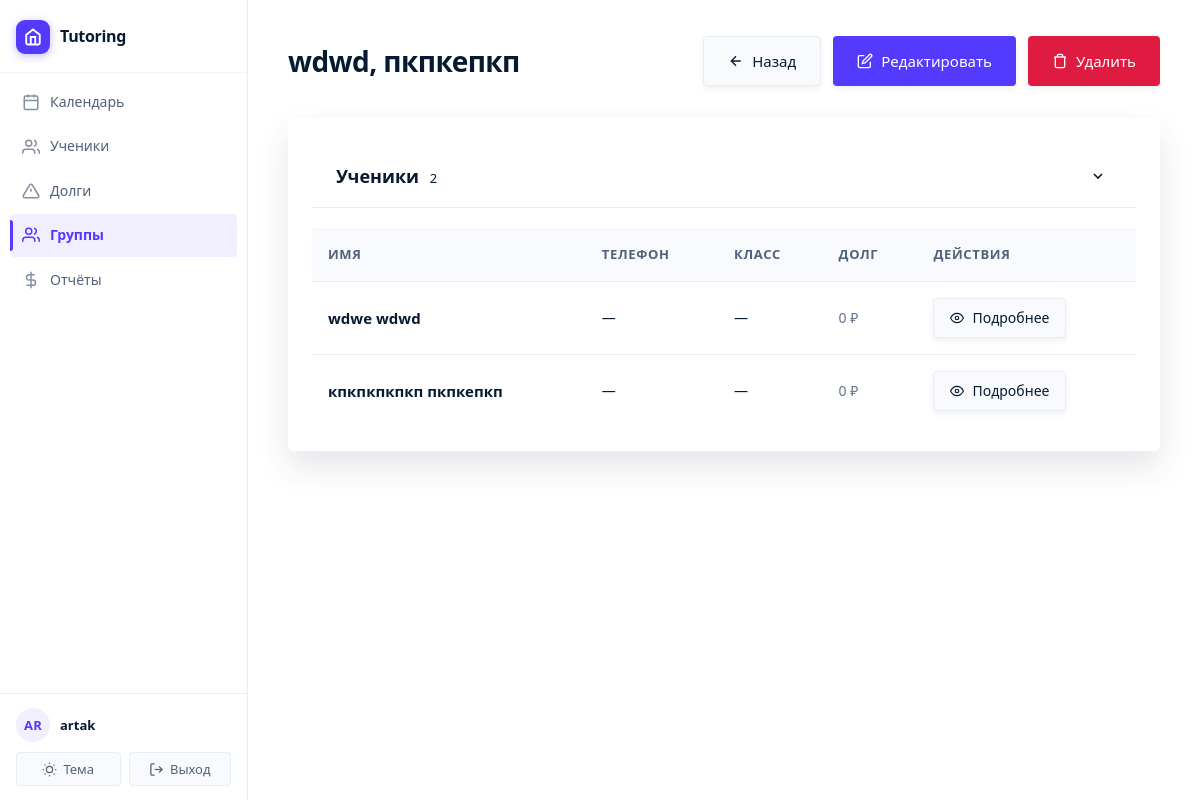
Page /group/3/ (signed in) on the committed database.
### main/models.py (models this page shows, shortened)
class StudentGroup(models.Model):
    tutor = models.ForeignKey(Tutor, on_delete=models.CASCADE, related_name='groups', verbose_name='Репетитор')
    name = models.CharField(max_length=200, verbose_name='Название группы')
    description = models.TextField(blank=True, verbose_name='Описание')
    created_at = models.DateTimeField(auto_now_add=True, verbose_name='Дата создания')
    updated_at = models.DateTimeField(auto_now=True, verbose_name='Дата обновления')
    is_active = models.BooleanField(default=True, verbose_name='Активна')
    class Meta:
        verbose_name = 'Группа учеников'
        verbose_name_plural = 'Группы учеников'
        ordering = ['name']

class Student(models.Model):
    tutor = models.ForeignKey(Tutor, on_delete=models.CASCADE, related_name='students', verbose_name='Репетитор')
    groups = models.ManyToManyField(StudentGroup, related_name='students', blank=True, verbose_name='Группы')
    first_name = models.CharField(max_length=100, verbose_name='Имя')
    last_name = models.CharField(max_length=100, verbose_name='Фамилия')
    phone = models.CharField(max_length=20, blank=True, null=True, verbose_name='Телефон')
    telegram = models.CharField(max_length=20, blank=True, null=True, verbose_name='Телеграм')
    created_at = models.DateTimeField(auto_now_add=True, verbose_name='Дата создания')
    updated_at = models.DateTimeField(auto_now=True, verbose_name='Дата обновления')
    grade = models.CharField(max_length=10, blank=True, null=True, verbose_name='Класс')
    notes = models.TextField(blank=True, verbose_name='Заметки')
    is_active = models.BooleanField(default=True, verbose_name='Активен')
    default_price = models.DecimalField(
        max_digits=10,
        decimal_places=2,
        null=True,
        blank=True,
        verbose_name='Цена по умолчанию'
    )
    prepaid_balance = models.DecimalField(
        max_digits=10,
        decimal_places=2,
        default=Decimal('0.00'),
        verbose_name='Баланс предоплаты'
    )
    class Meta:
        verbose_name = 'Ученик'
        verbose_name_plural = 'Ученики'
        ordering = ['last_name', 'first_name']
    def get_total_debt(self):
        total_debt = Decimal('0.00')
        for lesson in self.lessons.filter(status='scheduled'):
            if not lesson.attendances.exists():
                continue
            attendance = Attendance.objects.filter(lesson=lesson, student=self, status='present').first()
            if attendance:
                payment = Payment.objects.filter(lesson=lesson, student=self).first()
                if not payment and lesson.lesson_price > 0:
                    total_debt += lesson.lesson_price
        return total_debt

### main/views.py (the view)
# urls.py: path('group/<int:pk>/', views.group_detail, name='group_detail'),
@login_required
def group_detail(request, pk):
    tutor = get_tutor(request)
    if not tutor:
        messages.error(request, 'Профиль репетитора не найден.')
        return redirect('calendar')
    group = get_object_or_404(StudentGroup, pk=pk, tutor=tutor)
    students = group.students.filter(is_active=True).order_by('last_name', 'first_name')
    return render(request, 'main/group_detail.html', {
        'group': group,
        'students': students
    })

### main/views.py (called while the page is built)
def get_tutor(request):
    if request.user.is_authenticated:
        try:
            return request.user.tutor
        except Tutor.DoesNotExist:
            return None
    return None

### main/templates/main/group_detail.html (shortened to what this page needs)
{% extends 'main/base.html' %}
{% block content %}
<div class="page-header">
    <h1>{{ group.name }}</h1>
    <div class="page-actions">
        <a href="{% url 'group_list' %}" class="btn btn-secondary">
            <svg width="16" height="16" viewBox="0 0 24 24" fill="none" stroke="currentColor" stroke-width="2">
                <path d="M19 12H5M12 19l-7-7 7-7"/>
            </svg>
            Назад
        </a>
        <a href="{% url 'group_edit' group.pk %}" class="btn">
            <svg width="16" height="16" viewBox="0 0 24 24" fill="none" stroke="currentColor" stroke-width="2">
                <path d="M11 4H4a2 2 0 0 0-2 2v14a2 2 0 0 0 2 2h14a2 2 0 0 0 2-2v-7"/>
                <path d="M18.5 2.5a2.121 2.121 0 0 1 3 3L12 15l-4 1 1-4 9.5-9.5z"/>
            </svg>
            Редактировать
        </a>
        <a href="{% url 'group_delete' group.pk %}" class="btn btn-danger">
            <svg width="16" height="16" viewBox="0 0 24 24" fill="none" stroke="currentColor" stroke-width="2">
                <polyline points="3 6 5 6 21 6"/>
                <path d="M19 6v14a2 2 0 0 1-2 2H7a2 2 0 0 1-2-2V6m3 0V4a2 2 0 0 1 2-2h4a2 2 0 0 1 2 2v2"/>
            </svg>
            Удалить
        </a>
    </div>
</div>
<div class="card">
    <div class="card-header" data-collapsible="group-students">
        <h3 class="card-title">Ученики <span style="font-size:13px;font-weight:400;color:var(--text-muted);margin-left:6px;">{{ students.count }}</span></h3>
    </div>
    <div class="collapsible-body" id="group-students">
    {% if students %}
    <div class="table-responsive">
        <table>
            <thead>
                <tr>
                    <th>Имя</th>
                    <th class="mobile-hide">Телефон</th>
                    <th class="mobile-hide">Класс</th>
                    <th class="mobile-hide">Долг</th>
                    <th class="mobile-hide">Действия</th>
                </tr>
            </thead>
            <tbody>
                {% for student in students %}
                <tr>
                    <td>
                        <div class="student-name-mobile">
                            <a href="{% url 'student_detail' student.pk %}" class="student-link">
                                {{ student.last_name }} {{ student.first_name }}
                            </a>
                        </div>
                    </td>
                    <td class="mobile-hide">{{ student.phone|default:"—" }}</td>
                    <td class="mobile-hide">{{ student.grade|default:"—" }}</td>
                    <td class="mobile-hide">
                        {% with debt=student.get_total_debt %}
                            {% if debt > 0 %}
                                <span style="color: var(--danger); font-weight: 600;">{{ debt|floatformat:0 }} ₽</span>
                            {% else %}
                                <span style="color: var(--text-muted);">0 ₽</span>
                            {% endif %}
                        {% endwith %}
                    </td>
                    <td class="mobile-hide">
                        <a href="{% url 'student_detail' student.pk %}" class="btn btn-sm btn-secondary">
                            <svg width="14" height="14" viewBox="0 0 24 24" fill="none" stroke="currentColor" stroke-width="2">
                                <path d="M1 12s4-8 11-8 11 8 11 8-4 8-11 8-11-8-11-8z"/>
                                <circle cx="12" cy="12" r="3"/>
                            </svg>
                            Подробнее
                        </a>
                    </td>
                </tr>
                {% endfor %}
            </tbody>
        </table>
    </div>
    {% else %}
    <p style="text-align: center; color: var(--text-secondary); padding: 32px;">В группе нет учеников</p>
    {% endif %}
    </div>
</div>
{% endblock %}

### main/templates/main/base.html (shortened to what this page needs)
{% load static %}
<!DOCTYPE html>
<html lang="ru">
<head>
    <link rel="stylesheet" href="{% static 'css/main.css' %}">
</head>
<body>
    <div class="app-layout">
        <aside class="sidebar" id="sidebar">
            <div class="sidebar-header">
                <a href="{% url 'calendar' %}" class="sidebar-logo">
                    <div class="sidebar-logo-mark">
                        <svg viewBox="0 0 24 24" fill="none" stroke="currentColor" stroke-width="2.5">
                            <path d="M3 9l9-7 9 7v11a2 2 0 0 1-2 2H5a2 2 0 0 1-2-2z"/>
                            <polyline points="9 22 9 12 15 12 15 22"/>
                        </svg>
                    </div>
                    <span class="sidebar-logo-text">Tutoring</span>
                </a>
            </div>
            <div class="sidebar-main">
                {% if user.is_authenticated %}
                    <nav class="sidebar-nav">
                        <a href="{% url 'calendar' %}" {% if request.resolver_match.url_name == 'calendar' %}class="active"{% endif %}>
                            <svg viewBox="0 0 24 24" fill="none" stroke="currentColor" stroke-width="2">
                                <rect x="3" y="4" width="18" height="18" rx="2" ry="2"/>
                                <line x1="16" y1="2" x2="16" y2="6"/>
                                <line x1="8" y1="2" x2="8" y2="6"/>
                                <line x1="3" y1="10" x2="21" y2="10"/>
                            </svg>
                            <span>Календарь</span>
                        </a>
                        <a href="{% url 'student_list' %}" >
                            <svg viewBox="0 0 24 24" fill="none" stroke="currentColor" stroke-width="2">
                                <path d="M17 21v-2a4 4 0 0 0-4-4H5a4 4 0 0 0-4 4v2"/>
                                <circle cx="9" cy="7" r="4"/>
                                <path d="M23 21v-2a4 4 0 0 0-3-3.87M16 3.13a4 4 0 0 1 0 7.75"/>
                            </svg>
                            <span>Ученики</span>
                        </a>
                        <a href="{% url 'students_debt_list' %}" {% if request.resolver_match.url_name == 'students_debt_list' %}class="active"{% endif %}>
                            <svg viewBox="0 0 24 24" fill="none" stroke="currentColor" stroke-width="2">
                                <path d="M10.29 3.86L1.82 18a2 2 0 0 0 1.71 3h16.94a2 2 0 0 0 1.71-3L13.71 3.86a2 2 0 0 0-3.42 0z"/>
                                <line x1="12" y1="9" x2="12" y2="13"/>
                                <line x1="12" y1="17" x2="12.01" y2="17"/>
                            </svg>
                            <span>Долги</span>
                        </a>
                        <a href="{% url 'group_list' %}" {% if 'group' in request.resolver_match.url_name %}class="active"{% endif %}>
                            <svg viewBox="0 0 24 24" fill="none" stroke="currentColor" stroke-width="2">
                                <path d="M17 21v-2a4 4 0 0 0-4-4H5a4 4 0 0 0-4 4v2"/>
                                <circle cx="9" cy="7" r="4"/>
                                <path d="M23 21v-2a4 4 0 0 0-3-3.87"/>
                                <path d="M16 3.13a4 4 0 0 1 0 7.75"/>
                            </svg>
                            <span>Группы</span>
                        </a>
                        <a href="{% url 'profit_report' %}" {% if request.resolver_match.url_name == 'profit_report' %}class="active"{% endif %}>
                            <svg viewBox="0 0 24 24" fill="none" stroke="currentColor" stroke-width="2">
                                <line x1="12" y1="1" x2="12" y2="23"/>
                                <path d="M17 5H9.5a3.5 3.5 0 0 0 0 7h5a3.5 3.5 0 0 1 0 7H6"/>
                            </svg>
                            <span>Отчёты</span>
                        </a>
                    </nav>
                {% endif %}
            </div>
            {% if user.is_authenticated %}
            <div class="sidebar-footer">
                <div class="sidebar-user-row">
                    <div class="sidebar-avatar">{{ user.get_full_name|default:user.username|slice:":2"|upper }}</div>
                    <div class="sidebar-user-info">
                        <div class="sidebar-user-name">{{ user.get_full_name|default:user.username }}</div>
                    </div>
                </div>
                <div class="sidebar-footer-actions">
                    <button class="theme-toggle" id="theme-toggle" aria-label="Переключить тему">
                        Тема
                    </button>
                    <form method="post" action="{% url 'logout' %}" style="flex: 1; display: flex;">
                        <button type="submit" class="sidebar-logout-btn">
                            <svg viewBox="0 0 24 24" fill="none" stroke="currentColor" stroke-width="2">
                                <path d="M9 21H5a2 2 0 0 1-2-2V5a2 2 0 0 1 2-2h4"/>
                                <polyline points="16 17 21 12 16 7"/>
                                <line x1="21" y1="12" x2="9" y2="12"/>
                            </svg>
                            Выход
                        </button>
                    </form>
                </div>
            </div>
            {% endif %}
        </aside>
        <main class="main-shell">
            <div class="main-inner">
                {% block content %}{% endblock %}
            </div>
        </main>
    </div>
</body>
</html>

### main/static/css/main.css (style rules this page uses)
:root { --primary: #533afd; --primary-light: rgba(83, 58, 253, 0.08); --primary-dark: #4429e8; --secondary: #50617a; --success: #30B27E; --warning: #E9A504; --danger: #DF1B41; --info: #0EA5E9; --bg-primary: #ffffff; --bg-secondary: #f8fafd; --bg-tertiary: #e5edf5; --border: #e5edf5; --border-light: #f0f4fa; --text-primary: #061b31; --text-secondary: #50617a; --text-tertiary: #64748d; --text: var(--text-primary); --text-muted: var(--text-tertiary); --surface: var(--bg-primary); --bg: var(--bg-secondary); --shadow-sm: rgba(23, 23, 23, 0.06) 0px 3px 6px 0px; --shadow: rgba(50, 50, 93, 0.12) 0px 16px 32px 0px; --shadow-md: rgba(23, 23, 23, 0.08) 0px 15px 35px 0px; --shadow-lg: rgba(0, 0, 0, 0.2) 0px 0px 32px 8px; }
* { margin: 0; padding: 0; box-sizing: border-box; }
body { font-family: ui-sans-serif, system-ui, -apple-system, BlinkMacSystemFont, 'Segoe UI', Roboto, sans-serif; background-color: var(--bg-secondary); color: var(--text-primary); line-height: 1.6; font-weight: 400; -webkit-font-smoothing: antialiased; -moz-osx-font-smoothing: grayscale; }
.sidebar { min-height: 100vh; background: var(--bg-primary); border-right: 1px solid var(--border); position: sticky; top: 0; z-index: 1000; }
.sidebar-header { padding: 2rem 1.5rem; border-bottom: 1px solid var(--border-light); }
.page-header { margin-bottom: 2rem; display: flex; justify-content: space-between; align-items: center; flex-wrap: wrap; gap: 1.5rem; }
.page-header h1 { font-size: 2rem; font-weight: 700; color: var(--text-primary); margin: 0; display: flex; align-items: center; gap: 0.875rem; letter-spacing: -0.5px; }
.card { border-radius: 6px; box-shadow: var(--shadow); transition: box-shadow 0.2s ease; overflow: hidden; background: var(--bg-primary); }
.card-header { background: var(--bg-primary); border-bottom: 1px solid var(--border-light); padding: 1.25rem 1.5rem; font-weight: 600; color: var(--text-primary) !important; font-size: 0.9375rem; }
.card-header * { color: var(--text-primary) !important; }
.btn { border-radius: 4px; padding: 0.625rem 1.25rem; font-weight: 400; font-size: 0.9375rem; transition: all 0.2s ease; border: 1px solid transparent; }
.card { animation: fadeIn 0.3s ease-out; }
a { color: var(--text-primary); text-decoration: none; transition: color 0.2s ease; }

### main/templates/main/group_detail.html (style rules this page uses)
.student-name-mobile { display: flex; flex-direction: column; gap: 4px; }
.student-link { font-weight: 600; color: var(--text); text-decoration: none; font-size: 15px; }

### rows in the picture
StudentGroup: name "wdwd, пкпкепкп"
Student: last_name "wdwe", first_name "wdwd", phone "—", grade "—"
Student: last_name "кпкпкпкпкп", first_name "пкпкепкп", phone "—", grade "—"

### other values in the picture
{{ user.get_full_name|default:user.username|slice:":2"|upper }} "AR"
{{ user.get_full_name|default:user.username }} "artak"
{{ students.count }} "2"
